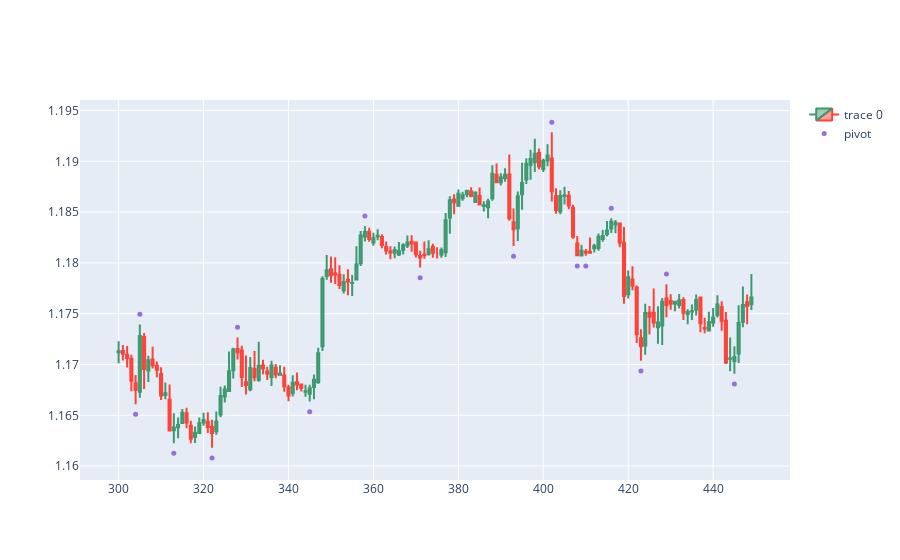

This figure's notebook cell:
### Code cell
dfpl = df[300:450]
fig = go.Figure(data=[go.Candlestick(x=dfpl.index,
                open=dfpl['Open'],
                high=dfpl['High'],
                low=dfpl['Low'],
                close=dfpl['Close'])])

fig.add_scatter(x=dfpl.index, y=dfpl['pointpos'], mode="markers",
                marker=dict(size=5, color="MediumPurple"),
                name="pivot")
fig.update_layout(xaxis_rangeslider_visible=False)
fig.show()

### Figure 1 — Plotly figure (JSON) as saved in the notebook; plotly's stock layout.template omitted (floating-point values rounded to 4 significant figures; data arrays with more than 128 entries replaced by an {"elided": "..."} marker saying what was removed)
{"data": [{"close": {"elided": "150 float values"}, "high": {"elided": "150 float values"}, "low": {"elided": "150 float values"}, "open": {"elided": "150 float values"}, "type": "candlestick", "x": {"elided": "150 int values"}}, {"marker": {"color": "MediumPurple", "size": 5}, "mode": "markers", "name": "pivot", "type": "scatter", "x": {"elided": "150 int values"}, "y": {"elided": "150 float values"}}], "layout": {"xaxis": {"rangeslider": {"visible": false}}}}
